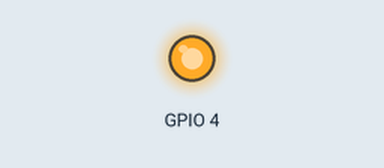
Recording of a program running on a simulated Raspberry Pi (BCM pin numbers). Parts: output pins drawn as LEDs (lit = HIGH).

Above: at 1.5 s.
At 3.5 s:
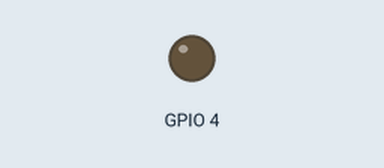
Timing chart, 0 to 5.2 s (numbered marks = the images above):
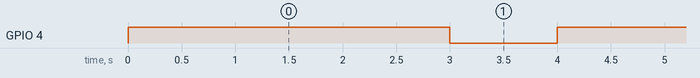

The program:

led_toggle_RPi_GPIO.py
```python
# Program to demonstrate blinking of a LED
# Using RPi.GPIO package

import RPi.GPIO as GPIO
import time

# Intialize LED to connected (logical)pin on board - refer pinout command
GPIO.setmode (GPIO.BCM)
GPIO.setup (4, GPIO.OUT)

# to intialize LED to connected Physical pin on board use:
# GPIO.setmode (GPIO.BOARD)

while True:
   # switch led on
   GPIO.output (4, True)
   time.sleep (3)
   # switch led off
   GPIO.output (4, False)
   time.sleep (1)
```

Measured:
- by itself, GPIO 4: alternates HIGH for 3.0 s and LOW for 1.0 s
